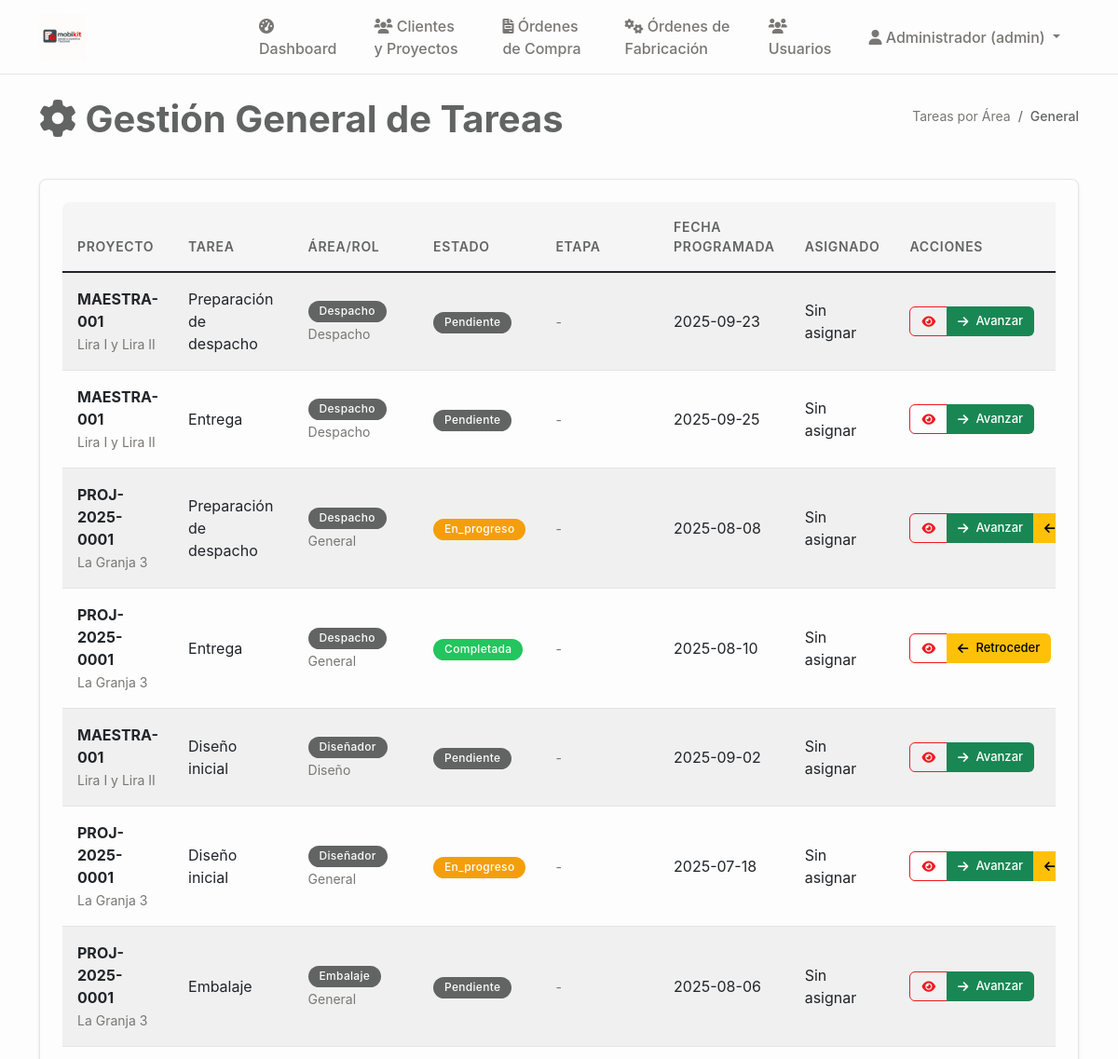
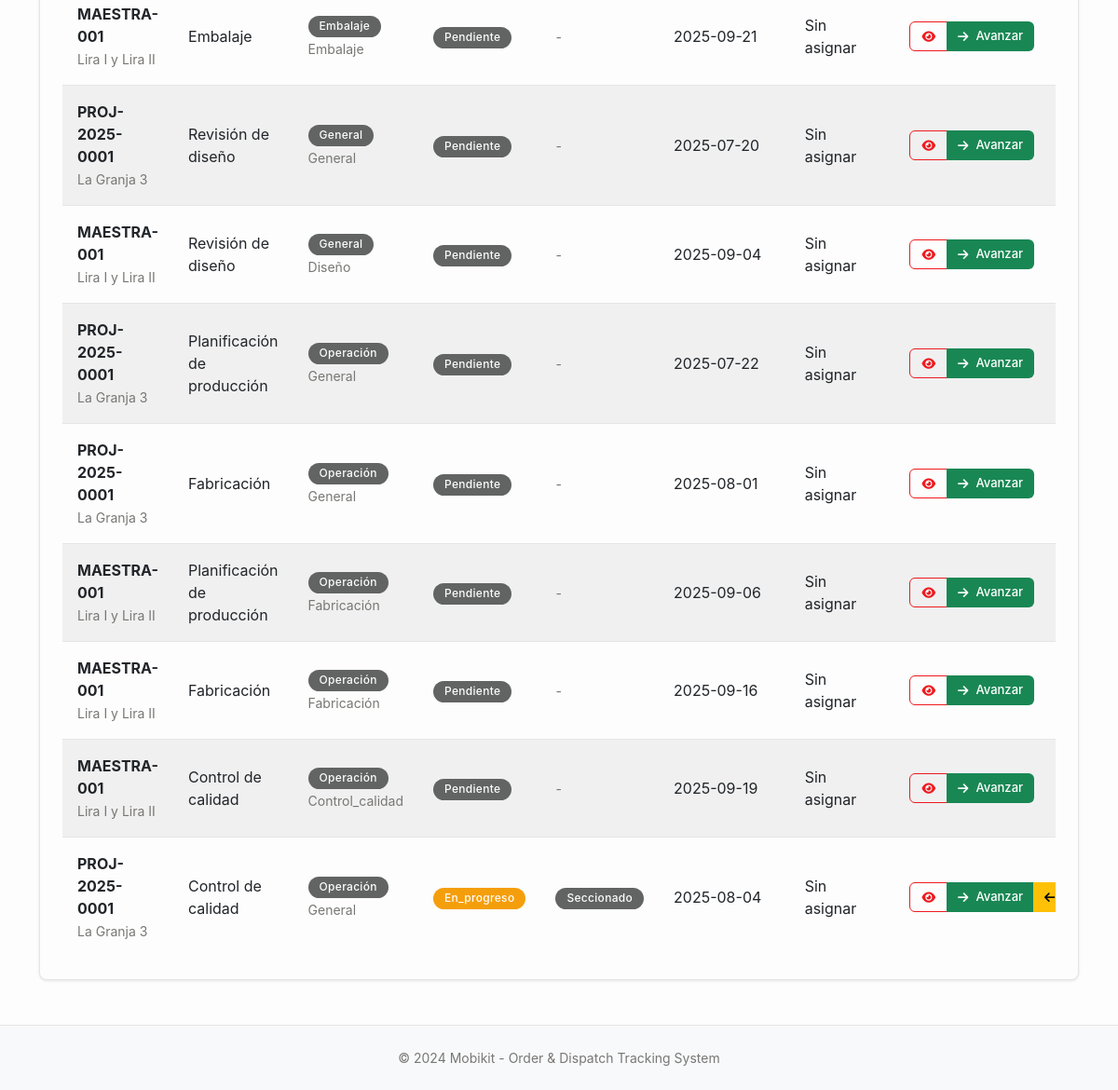
The page /tareas/general (signed in) on the database as committed earlier (2 pictures, top to bottom).
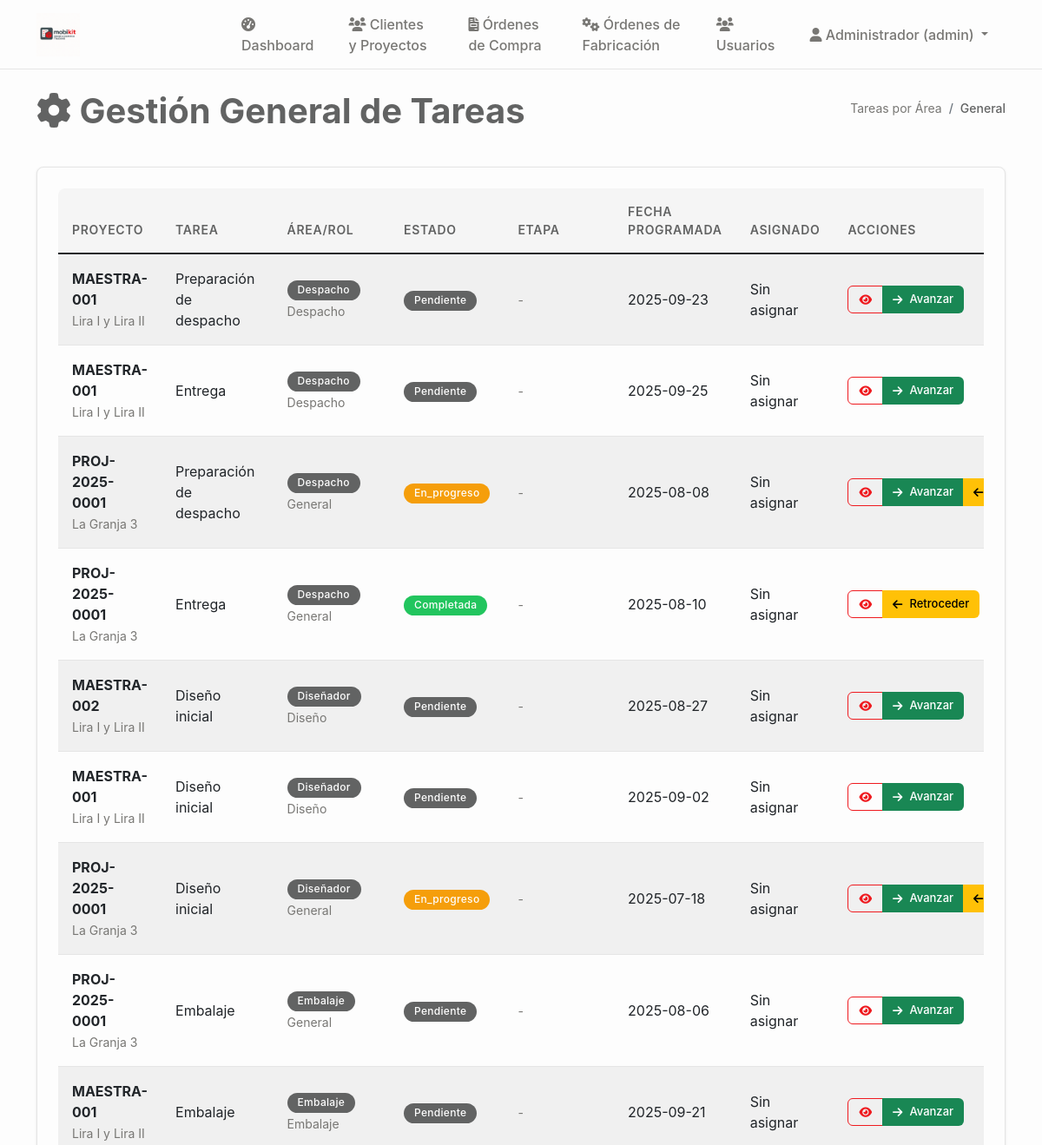
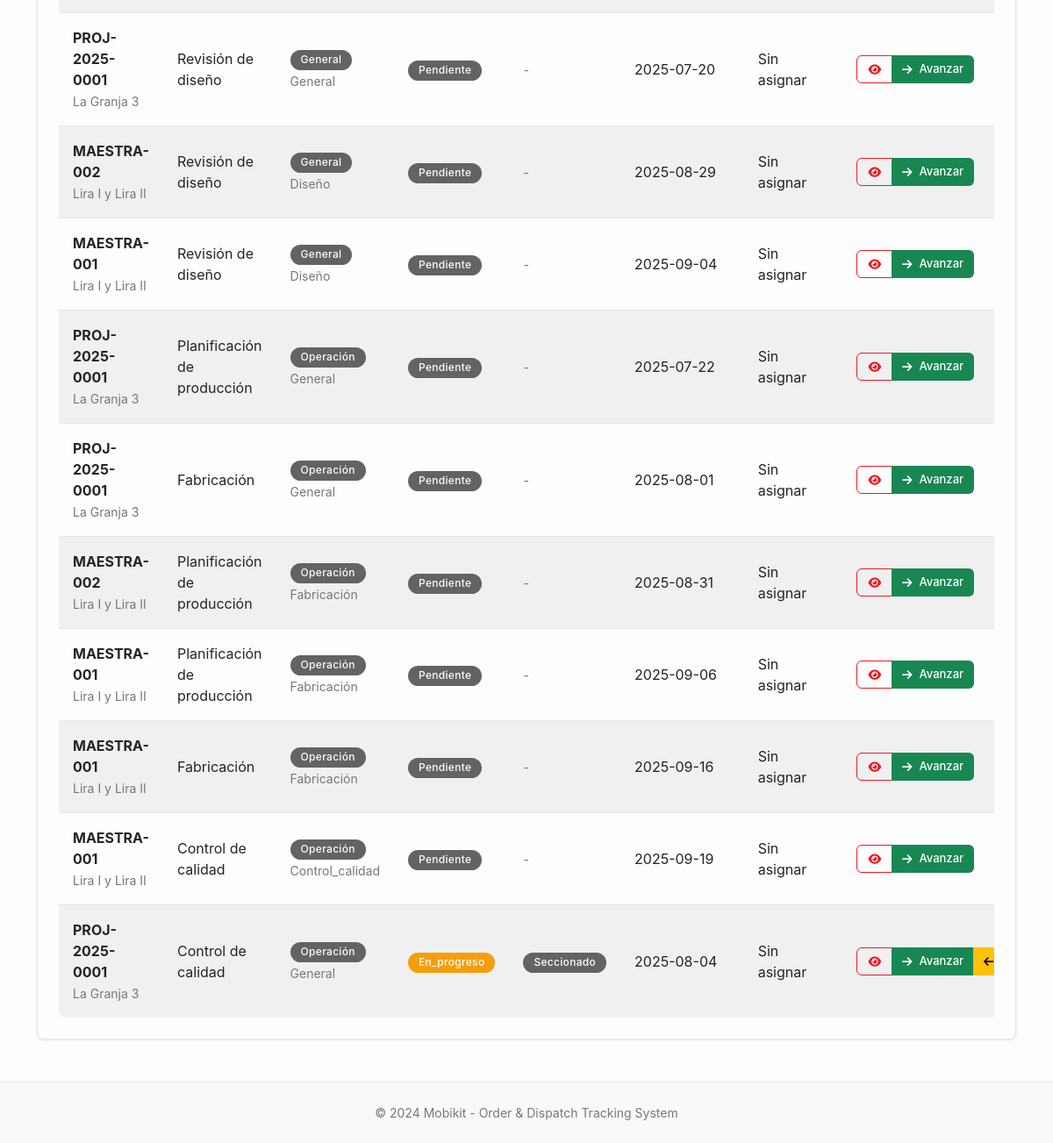
The same page on the database as committed later (2 pictures, top to bottom).
### tables this page shows
CREATE TABLE tareas (
    id INTEGER PRIMARY KEY AUTOINCREMENT,
    proyecto_id INTEGER NOT NULL,
    codigo TEXT, -- Código de tarea opcional
    titulo TEXT NOT NULL,
    descripcion TEXT,
    tipo TEXT DEFAULT 'general' CHECK (tipo IN ('diseño', 'fabricación', 'control_calidad', 'embalaje', 'despacho', 'general')),
    rol_asignado TEXT NOT NULL,
    usuario_asignado_id INTEGER,
    area_id INTEGER,
    estado TEXT DEFAULT 'pendiente' CHECK (estado IN ('pendiente', 'en_progreso', 'pausada', 'completada', 'cancelada')),
    prioridad TEXT DEFAULT 'media' CHECK (prioridad IN ('baja', 'media', 'alta', 'urgente')),
    fecha_programada DATE,
    fecha_inicio TIMESTAMP,
    fecha_completada TIMESTAMP,
    tiempo_estimado INTEGER, -- En horas
    tiempo_real INTEGER, -- En horas
    dependencias TEXT, -- JSON con IDs de tareas dependientes
    observaciones TEXT,
    created_at TIMESTAMP DEFAULT CURRENT_TIMESTAMP,
    updated_at TIMESTAMP DEFAULT CURRENT_TIMESTAMP, etapa_fabricacion TEXT 
                CHECK (etapa_fabricacion IN ('seccionado', 'enchapado', 'mecanizado', 'fabricacion_completo')),
    FOREIGN KEY (proyecto_id) REFERENCES proyectos (id),
    FOREIGN KEY (usuario_asignado_id) REFERENCES usuarios (id),
    FOREIGN KEY (area_id) REFERENCES areas (id)
);

CREATE TABLE proyectos (
                id INTEGER PRIMARY KEY AUTOINCREMENT,
                codigo TEXT UNIQUE NOT NULL,
                nombre TEXT NOT NULL,
                cliente_id INTEGER NOT NULL,
                descripcion TEXT,
                estado TEXT DEFAULT 'en_desarrollo' CHECK (estado IN ('en_desarrollo', 'aprobado_produccion', 'seccionado', 'enchapado', 'mecanizado', 'produccion_completa', 'embalando', 'listo_despacho', 'entregado', 'cancelado')),
                prioridad TEXT DEFAULT 'media' CHECK (prioridad IN ('baja', 'media', 'alta', 'urgente')),
                fecha_inicio DATE,
                fecha_entrega DATE,
                fecha_entrega_real DATE,
                diseñador_id INTEGER,
                supervisor_id INTEGER,
                presupuesto DECIMAL(12,2),
                costo_real DECIMAL(12,2),
                observaciones TEXT,
                created_at TIMESTAMP DEFAULT CURRENT_TIMESTAMP,
                updated_at TIMESTAMP DEFAULT CURRENT_TIMESTAMP, adjudicacion_tipo TEXT DEFAULT "orden_compra" CHECK (adjudicacion_tipo IN ("contrato", "orden_compra")), monto_neto DECIMAL(12,2), estado_proyecto TEXT DEFAULT "pendiente_presupuesto", monto_neto_provision DECIMAL(12,2), monto_neto_instalacion DECIMAL(12,2), fecha_estimada_inicio DATE,
                FOREIGN KEY (cliente_id) REFERENCES clientes (id),
                FOREIGN KEY (diseñador_id) REFERENCES usuarios (id),
                FOREIGN KEY (supervisor_id) REFERENCES usuarios (id)
            );

### main.py (the view)
@app.route('/tareas/general')
@login_required
@role_required(['admin', 'general'])
def tareas_general():
    conn = sqlite3.connect('mobikit.db')
    cursor = conn.cursor()
    cursor.execute('''
        SELECT t.id, t.titulo, p.nombre as proyecto, p.codigo, t.estado,
               t.fecha_programada, t.descripcion, u.nombre as asignado,
               t.rol_asignado, t.tipo, t.etapa_fabricacion, t.created_at
        FROM tareas t
        JOIN proyectos p ON t.proyecto_id = p.id
        LEFT JOIN usuarios u ON t.usuario_asignado_id = u.id
        ORDER BY
            t.rol_asignado,
            CASE t.estado
                WHEN 'pendiente' THEN 1
                WHEN 'en_progreso' THEN 2
                WHEN 'completada' THEN 3
            END,
            t.fecha_programada ASC
    ''')
    tareas_list = cursor.fetchall()
    conn.close()
    return render_template('tareas_general.html', tareas=tareas_list)

### main.py (called while the page is built)
def login_required(f):
    @wraps(f)
    def decorated_function(*args, **kwargs):
        if 'user_id' not in session:
            return redirect(url_for('login'))
        return f(*args, **kwargs)
    return decorated_function

def role_required(roles):
    def decorator(f):
        @wraps(f)
        def decorated_function(*args, **kwargs):
            if 'user_role' not in session or session['user_role'] not in roles:
                flash('No tienes permisos para acceder a esta página', 'error')
                return redirect(url_for('dashboard'))
            return f(*args, **kwargs)
        return decorated_function
    return decorator

### templates/tareas_general.html (shortened to what this page needs)
{% extends "base.html" %}
{% block content %}
<div class="d-flex justify-content-between align-items-center mb-4">
    <h1><i class="fas fa-cog"></i> Gestión General de Tareas</h1>
    <nav aria-label="breadcrumb">
        <ol class="breadcrumb">
            <li class="breadcrumb-item"><a href="{{ url_for('tareas_area') }}">Tareas por Área</a></li>
            <li class="breadcrumb-item active">General</li>
        </ol>
    </nav>
</div>
<div class="card">
    <div class="card-body">
        {% if tareas %}
        <div class="table-responsive">
            <table class="table table-striped">
                <thead>
                    <tr>
                        <th>Proyecto</th>
                        <th>Tarea</th>
                        <th>Área/Rol</th>
                        <th>Estado</th>
                        <th>Etapa</th>
                        <th>Fecha Programada</th>
                        <th>Asignado</th>
                        <th>Acciones</th>
                    </tr>
                </thead>
                <tbody>
                    {% for tarea in tareas %}
                    <tr>
                        <td>
                            <strong>{{ tarea[3] }}</strong><br>
                            <small class="text-muted">{{ tarea[2] }}</small>
                        </td>
                        <td>{{ tarea[1] }}</td>
                        <td>
                            <span class="badge bg-secondary">{{ tarea[8]|title }}</span>
                            {% if tarea[9] %}
                            <br><small class="text-muted">{{ tarea[9]|title }}</small>
                            {% endif %}
                        </td>
                        <td>
                            <span class="badge bg-{{ 'success' if tarea[4] == 'completada' else 'warning' if tarea[4] == 'en_progreso' else 'secondary' }}">
                                {{ tarea[4]|title }}
                            </span>
                        </td>
                        <td>
                            {% if tarea[10] %}
                            <span class="badge bg-info">{{ tarea[10]|title|replace('_', ' ') }}</span>
                            {% else %}
                            <small class="text-muted">-</small>
                            {% endif %}
                        </td>
                        <td>{{ tarea[5] if tarea[5] else 'Sin fecha' }}</td>
                        <td>{{ tarea[7] if tarea[7] else 'Sin asignar' }}</td>
                        <td>
                            <div class="btn-group" role="group">
                                <a href="{{ url_for('tarea_detalle', tarea_id=tarea[0]) }}" class="btn btn-sm btn-outline-primary">
                                    <i class="fas fa-eye"></i>
                                </a>
                                {% if tarea[4] != 'completada' %}
                                <button class="btn btn-sm btn-success" onclick="avanzarTarea({{ tarea[0] }})">
                                    <i class="fas fa-arrow-right"></i> Avanzar
                                </button>
                                {% endif %}
                                {% if tarea[4] != 'pendiente' %}
                                <button class="btn btn-sm btn-warning" onclick="retrocederTarea({{ tarea[0] }})">
                                    <i class="fas fa-arrow-left"></i> Retroceder
                                </button>
                                {% endif %}
                            </div>
                        </td>
                    </tr>
                    {% endfor %}
                </tbody>
            </table>
        </div>
        {% else %}
        <div class="text-center py-4">
            <i class="fas fa-cog fa-3x text-muted mb-3"></i>
            <h5>No hay tareas disponibles</h5>
            <p class="text-muted">Las tareas aparecerán aquí cuando sean creadas.</p>
        </div>
        {% endif %}
    </div>
</div>
{% endblock %}

### templates/base.html (shortened to what this page needs)
<!DOCTYPE html>
<html lang="es">
<head>
    <link href="https://cdn.jsdelivr.net/npm/bootstrap@5.1.3/dist/css/bootstrap.min.css" rel="stylesheet">
    <link href="https://cdnjs.cloudflare.com/ajax/libs/font-awesome/6.0.0/css/all.min.css" rel="stylesheet">
    <link href="{{ url_for('static', filename='css/style.css') }}" rel="stylesheet">
</head>
<body>
    <nav class="navbar navbar-expand-lg navbar-dark bg-primary">
        <div class="container">
            <a class="navbar-brand" href="{{ url_for('dashboard') }}">
                <img src="{{ url_for('static', filename='img/mobikit-logo.png') }}" alt="Mobikit Logo" style="height: 60px; width: auto; object-fit: contain; max-width: 200px;">
            </a>
            {% if session.user_id %}
            <div class="collapse navbar-collapse" id="navbarNav">
                <ul class="navbar-nav me-auto">
                    <li class="nav-item">
                        <a class="nav-link" href="{{ url_for('dashboard') }}">
                            <i class="fas fa-tachometer-alt"></i> Dashboard
                        </a>
                    </li>
                    <li class="nav-item">
                        <a class="nav-link" href="{{ url_for('clientes') }}">
                            <i class="fas fa-users"></i> Clientes y Proyectos
                        </a>
                    </li>
                    <li class="nav-item">
                        <a class="nav-link {% if request.endpoint == 'ordenes_compra' %}active{% endif %}" href="{{ url_for('ordenes_compra') }}">
                            <i class="fas fa-file-invoice"></i> Órdenes de Compra
                        </a>
                    </li>
                    <li class="nav-item">
                        <a class="nav-link {% if request.endpoint == 'ordenes_fabricacion' %}active{% endif %}" href="{{ url_for('ordenes_fabricacion') }}">
                            <i class="fas fa-cogs"></i> Órdenes de Fabricación
                        </a>
                    </li>
                    {% if session.user_role == 'admin' %}
                    <li class="nav-item">
                        <a class="nav-link" href="{{ url_for('usuarios') }}">
                            <i class="fas fa-users"></i> Usuarios
                        </a>
                    </li>
                    {% endif %}
                </ul>
                <ul class="navbar-nav">
                    <li class="nav-item dropdown">
                        <a class="nav-link dropdown-toggle" href="#" id="navbarDropdown" role="button" data-bs-toggle="dropdown">
                            <i class="fas fa-user"></i> {{ session.user_name }} ({{ session.user_role }})
                        </a>
                    </li>
                </ul>
            </div>
            {% endif %}
        </div>
    </nav>
    <main class="container mt-4">
        {% block content %}{% endblock %}
    </main>
    <footer class="bg-light mt-5 py-4">
        <div class="container text-center">
            <p class="mb-0">&copy; 2024 Mobikit - Order & Dispatch Tracking System</p>
        </div>
    </footer>
</body>
</html>

### static/css/style.css (style rules this page uses)
:root { --mobikit-red: #EF1A1F; --mobikit-red-light: #F58B8F; --mobikit-red-dark: #C7161A; --mobikit-gray: #626363; --mobikit-gray-logo: #626363; --mobikit-light-gray: #8C8C8C; --mobikit-dark-gray: #4A4A4A; --mobikit-white: #FDFDFD; --mobikit-light-bg: #FAFAFA; --mobikit-border: #E5E5E5; --mobikit-hover: #F5F5F5; --mobikit-text-light: #787774; --mobikit-sidebar: #F7F6F3; --mobikit-cocinas: #EF1A1F; --mobikit-closet: #626363; --mobikit-success: #22C55E; --mobikit-warning: #F59E0B; --mobikit-info: #626363; --mobikit-danger: #EF1A1F; }
* { box-sizing: border-box; }
body { font-family: -apple-system, BlinkMacSystemFont, 'Segoe UI', Roboto, 'Helvetica Neue', Arial, sans-serif; background-color: var(--mobikit-white); color: var(--mobikit-gray); line-height: 1.5; margin: 0; padding: 0; }
.navbar { background-color: var(--mobikit-white) !important; border-bottom: 1px solid var(--mobikit-border); padding: 0.75rem 1.5rem; box-shadow: none; height: 80px; position: sticky; top: 0; z-index: 1000; }
.navbar-brand { font-weight: 600; color: var(--mobikit-gray) !important; font-size: 1.3rem; display: flex; align-items: center; gap: 0.75rem; text-transform: lowercase; }
.navbar-brand img { max-height: 60px; width: auto; object-fit: contain; max-width: 200px; }
.nav-link { color: var(--mobikit-text-light) !important; font-weight: 500; padding: 0.5rem 1rem !important; border-radius: 6px; transition: all 0.2s ease; margin: 0 0.25rem; }
h1 { font-size: 2.5rem; font-weight: 700; color: var(--mobikit-gray); margin-bottom: 1rem; line-height: 1.2; }
.card { background-color: var(--mobikit-white); border: 1px solid var(--mobikit-border); border-radius: 8px; box-shadow: 0 1px 3px rgba(0, 0, 0, 0.1); margin-bottom: 1.5rem; overflow: hidden; transition: all 0.2s ease; }
.card-body { padding: 1.5rem; }
.btn { font-weight: 500; border-radius: 6px; padding: 0.5rem 1rem; font-size: 0.875rem; border: none; cursor: pointer; transition: all 0.2s ease; display: inline-flex; align-items: center; gap: 0.5rem; }
.btn-outline-primary { background-color: transparent; color: var(--mobikit-red); border: 1px solid var(--mobikit-red); }
.btn-sm { padding: 0.375rem 0.75rem; font-size: 0.8125rem; }
.table { background-color: var(--mobikit-white); border-radius: 8px; overflow: hidden; margin-bottom: 0; }
.table th { background-color: var(--mobikit-hover); border: none; font-weight: 600; color: var(--mobikit-gray); padding: 1rem; font-size: 0.875rem; text-transform: uppercase; letter-spacing: 0.05em; }
.table td { border: none; border-top: 1px solid var(--mobikit-border); padding: 1rem; vertical-align: middle; }
.badge { font-weight: 500; padding: 0.35rem 0.75rem; border-radius: 20px; font-size: 0.75rem; letter-spacing: 0.025em; color: var(--mobikit-white) !important; }
.badge.bg-secondary { background-color: var(--mobikit-info) !important; }
.badge.bg-success { background-color: var(--mobikit-success) !important; }
.badge.bg-warning { background-color: var(--mobikit-warning) !important; }
.badge.bg-info { background-color: var(--mobikit-info) !important; }
.breadcrumb { background-color: transparent; padding: 0; margin-bottom: 1.5rem; }
.breadcrumb-item { font-size: 0.875rem; }
.breadcrumb-item a { color: var(--mobikit-text-light); text-decoration: none; }
.breadcrumb-item.active { color: var(--mobikit-gray); font-weight: 500; }
a { color: var(--mobikit-red); text-decoration: none; }
footer { background-color: var(--mobikit-hover); color: var(--mobikit-text-light); text-align: center; padding: 2rem 0; margin-top: 3rem; border-top: 1px solid var(--mobikit-border); font-size: 0.875rem; }
.text-muted { color: var(--mobikit-text-light) !important; }

Rows that differ between the two databases and show on the page:
added tareas: codigo "MAESTRA-002", nombre "Lira I y Lira II", titulo "Diseño inicial", rol_asignado "Diseñador", tipo "Diseño", estado "Pendiente", fecha_programada "2025-08-27", tarea "Sin asignar"
added tareas: codigo "MAESTRA-002", nombre "Lira I y Lira II", titulo "Revisión de diseño", rol_asignado "General", tipo "Diseño", estado "Pendiente", fecha_programada "2025-08-29", tarea "Sin asignar"
added tareas: codigo "MAESTRA-002", nombre "Lira I y Lira II", titulo "Planificación de producción", rol_asignado "Operación", tipo "Fabricación", estado "Pendiente", fecha_programada "2025-08-31", tarea "Sin asignar"
